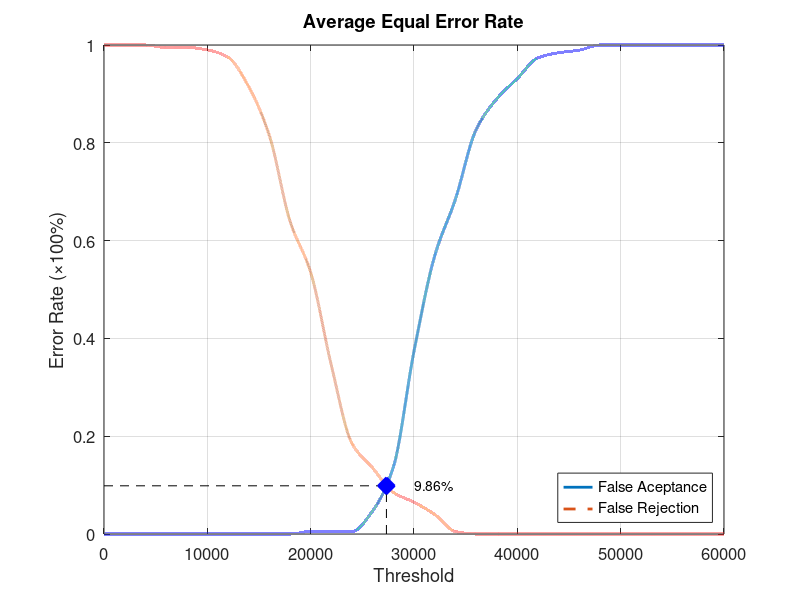
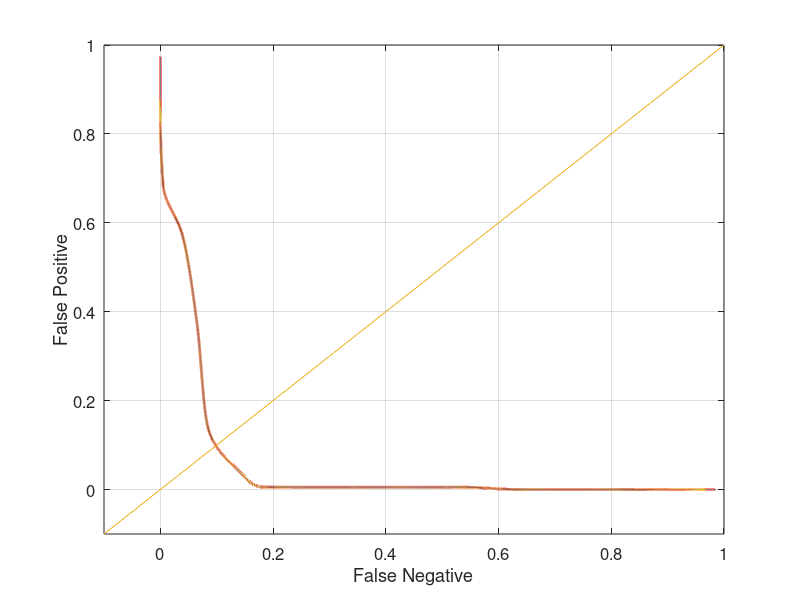

Write MATLAB code to recreate these figures, in order.
function yEER = Database1_3
close all;
clear;
clc;
x = 0:2000:60000;
xq = 0:0.5:60000;

y0 = [0 0 0 0 0 0 0 0 0 0 0.00526316 0.00526316 0.00526316 0.0473684 0.136842 0.373684 0.568421 0.684211 0.826316 0.889474 0.931579 0.973684 0.984211 0.989474 1 1 1 1 1 1 1];
yy0 = interp1(x, y0, xq, 'pchip');
y1 = [1 1 1 0.995 0.995 0.99 0.975 0.915 0.815 0.64 0.535 0.345 0.185 0.135 0.085 0.065 0.04 0.005 0 0 0 0 0 0 0 0 0 0 0 0 0];
yy1 = interp1(x, y1, xq, 'pchip');

% Calculating EER: 
y2 = abs(y0 - y1);
find(y2 == min(y2))
yy2 = abs(yy0 - yy1);
xEER = find(yy2 == min(yy2));
xEERIndex = xq(xEER) % X-axis EER
yEER = yy0(xEER) % Y-axis EER

main = figure
plot(xq, yy0,'-','LineWidth', 2);	hold on
plot(xq, yy1,'--','LineWidth', 2);	hold on
plot([xEERIndex xEERIndex], [0 yEER], 'k--');	hold on
plot([0 xEERIndex], [yEER yEER], 'k--');	hold on
plot(xEERIndex, yEER, 'bx', 'LineWidth', 10);	hold on
text(xEERIndex + 10 * xEERIndex / 100, yEER, [num2str(round((10000 * yEER)) / 100) '%'])
legend('False Aceptance', 'False Rejection', 'Location', 'SouthEast')
xlabel('Threshold')
ylabel('Error Rate (\times100%)')
title('Average Equal Error Rate')
set(gca, 'FontSize', 12)
axis([0 60000 0 1])
grid on

print(main, 'Database1_3Main', '-dpng');
FNRxFPR = figure('Color', [1 1 1]);
plot(yy1, yy0, '-', yy1, yy0, 'LineWidth', 2);
hold on
y = -0.1:0.1:1
plot(y, y); 
set(gca, 'FontSize', 12)
xlabel('False Negative')
ylabel('False Positive')
axis([-0.1 1 -0.1 1])
set(gca, 'FontSize', 12)
grid on

print(FNRxFPR, 'Database1_3FNRxFPR','-dpng');
end
